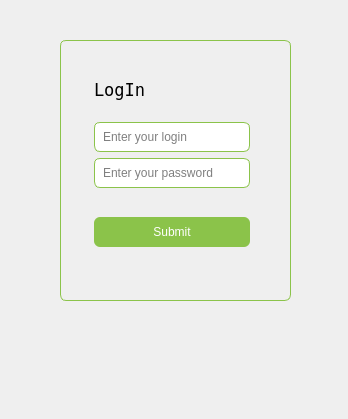
<?xml version="1.0" encoding="UTF-8"?>
<ui version="4.0">
 <class>Dialog</class>
 <widget class="QDialog" name="Dialog">
  <property name="geometry">
   <rect>
    <x>0</x>
    <y>0</y>
    <width>348</width>
    <height>419</height>
   </rect>
  </property>
  <property name="sizePolicy">
   <sizepolicy hsizetype="Fixed" vsizetype="Fixed">
    <horstretch>0</horstretch>
    <verstretch>0</verstretch>
   </sizepolicy>
  </property>
  <property name="minimumSize">
   <size>
    <width>348</width>
    <height>419</height>
   </size>
  </property>
  <property name="maximumSize">
   <size>
    <width>348</width>
    <height>419</height>
   </size>
  </property>
  <property name="windowTitle">
   <string>Dialog</string>
  </property>
  <widget class="QFrame" name="frame">
   <property name="geometry">
    <rect>
     <x>60</x>
     <y>40</y>
     <width>231</width>
     <height>261</height>
    </rect>
   </property>
   <property name="autoFillBackground">
    <bool>false</bool>
   </property>
   <property name="styleSheet">
    <string notr="true">QFrame {
	border: 1px solid #8BC34A;
	border-radius: 6px;
}</string>
   </property>
   <property name="frameShape">
    <enum>QFrame::StyledPanel</enum>
   </property>
   <property name="frameShadow">
    <enum>QFrame::Raised</enum>
   </property>
   <widget class="QWidget" name="">
    <property name="geometry">
     <rect>
      <x>34</x>
      <y>26</y>
      <width>156</width>
      <height>181</height>
     </rect>
    </property>
    <layout class="QVBoxLayout" name="verticalLayout_2">
     <property name="spacing">
      <number>6</number>
     </property>
     <item>
      <layout class="QVBoxLayout" name="verticalLayout">
       <property name="bottomMargin">
        <number>23</number>
       </property>
       <item>
        <widget class="QLabel" name="label">
         <property name="font">
          <font>
           <family>DejaVu Sans Mono</family>
           <pointsize>13</pointsize>
          </font>
         </property>
         <property name="styleSheet">
          <string notr="true">QFrame {
	border: none;
}</string>
         </property>
         <property name="text">
          <string>LogIn</string>
         </property>
         <property name="textFormat">
          <enum>Qt::RichText</enum>
         </property>
         <property name="alignment">
          <set>Qt::AlignLeading|Qt::AlignLeft|Qt::AlignVCenter</set>
         </property>
        </widget>
       </item>
       <item>
        <widget class="QLineEdit" name="lineEdit">
         <property name="styleSheet">
          <string notr="true">QLineEdit {
border: 1px solid #8BC34A;
padding: 6px;
border-radius: 6px;
}</string>
         </property>
         <property name="placeholderText">
          <string>Enter your login</string>
         </property>
        </widget>
       </item>
       <item>
        <widget class="QLineEdit" name="lineEdit_2">
         <property name="styleSheet">
          <string notr="true">QLineEdit {
border: 1px solid #8BC34A;
padding: 6px;
border-radius: 6px;
}</string>
         </property>
         <property name="echoMode">
          <enum>QLineEdit::Password</enum>
         </property>
         <property name="placeholderText">
          <string>Enter your password</string>
         </property>
        </widget>
       </item>
      </layout>
     </item>
     <item>
      <widget class="QPushButton" name="pb_login_submit">
       <property name="cursor">
        <cursorShape>PointingHandCursor</cursorShape>
       </property>
       <property name="styleSheet">
        <string notr="true">QPushButton {
	background-color: #8BC34A;
	border: none;
	border-radius: 6px;
	color: white;
	padding: 8px;
}</string>
       </property>
       <property name="text">
        <string>Submit</string>
       </property>
      </widget>
     </item>
    </layout>
   </widget>
   <zorder>label</zorder>
   <zorder>lineEdit</zorder>
   <zorder>lineEdit_2</zorder>
   <zorder>pb_login_submit</zorder>
   <zorder>pb_login_submit</zorder>
  </widget>
 </widget>
 <resources/>
 <connections/>
</ui>
